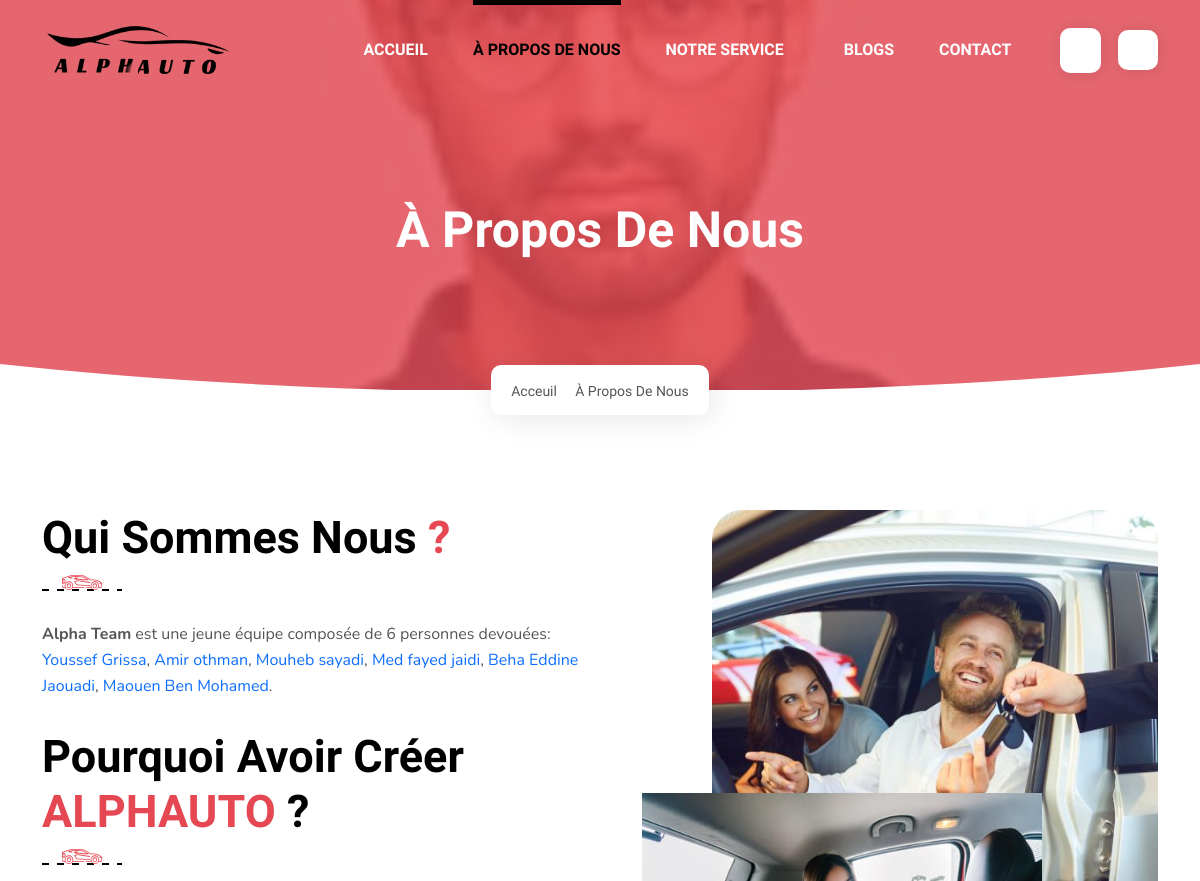
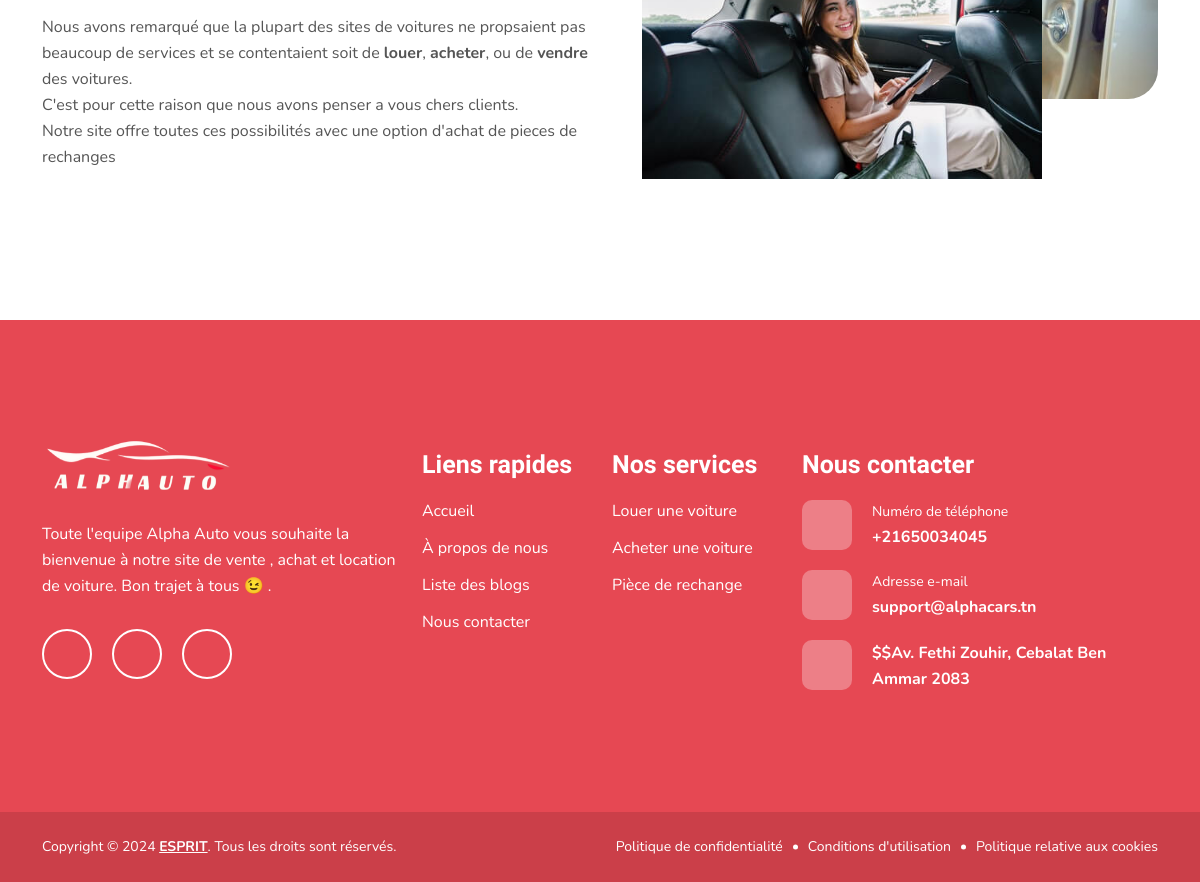
Page /view/about-us.php on the committed database (2 pictures, top to bottom).
### tables this page shows
CREATE TABLE `config` (
  `id` int(11) NOT NULL,
  `sitename` varchar(255) NOT NULL,
  `logo` varchar(255) NOT NULL,
  `email` varchar(255) NOT NULL,
  `phonenumber` varchar(255) NOT NULL,
  `address` varchar(255) NOT NULL,
  `fb` varchar(255) NOT NULL,
  `insta` varchar(255) NOT NULL,
  `yt` varchar(255) NOT NULL
);

### Controller/functions.php (called while the page is built, shortened)
<?php
class admincrudpanel
{
    function getFullName()
    {
        $db = config::getConnexion();
        try
        {
            $sql = "SELECT * FROM config";
            $query = $db->prepare($sql);
            $query->execute();
            return $query;
        }
        catch(Exception $e)
        {
            die('Error:' . $e->getMessage());
        }
    }
}

### view/about-us.php (the view, shortened to what this page needs)
<?php
include '../Controller/functions.php';
$admincrudpanel = new admincrudpanel();
$liste = $admincrudpanel->getFullName();
foreach ($liste as $ta3b) {
    $sitename=$ta3b['sitename'];
    $sitelog=$ta3b['logo'];
    $sitefb=$ta3b['fb'];
    $siteinsta=$ta3b['insta'];
    $siteyt=$ta3b['yt'];
    $sitephonenumber=$ta3b['phonenumber'];
    $siteemail=$ta3b['email'];
    $siteaddress=$ta3b['address'];
}
?>
<!DOCTYPE html>
<html lang="en-us">
<head>
	<link rel="stylesheet" type="text/css" href="assets/css/bootstrap.min.css">
	<link rel="stylesheet" type="text/css" href="assets/css/bootstrap-datepicker.min.css">
	<link rel="stylesheet" type="text/css" href="assets/css/swiper-bundle.min.css">
	<link rel="stylesheet" type="text/css" href="assets/css/jquery.fancybox.min.css">
	<link rel="stylesheet" type="text/css" href="assets/css/animate.css">
	<link rel="stylesheet" type="text/css" href="assets/css/style.css">
    <link rel="stylesheet" href="https://cdnjs.cloudflare.com/ajax/libs/intl-tel-input/17.0.8/css/intlTelInput.css"/>
</head>
<body class="fixed">
<div class="main">
    <header class="site-header">
        <div class="container">
            <div class="row">
                <div class="col-lg-3">
                    <div class="site-brnading">
                        <a href="index.php" title="<?php echo($sitename);?>">
                            <img src="assets/images/logoblack.png" width="188" height="60" alt="<?php echo($sitename);?>">
                        </a>
                    </div>
                </div>
                <div class="col-lg-9">
                    <div class="header-menu">
                        <nav class="main-navigation">
                            <div class="mobile-menu-box">
                                <ul>
                                    <li><a href="index.php" title="Home">Accueil</a></li>
                                    <li class="active"><a href="about-us.php" title="About Us">À propos de nous</a></li>
                                    <li class="sub-items">
                                        <a href="javascript:void(0);" title="Cars">Notre service</a>
                                    </li>
                                    <li><a href="blog-list.php" title="Blog List">Blogs</a></li>
                                    <li><a href="contact.php" title="Contact">contact</a></li>
                                </ul>
                                <div class="header-search-login">
                                    <div class="header-login">
                                        <a style="height: 45px;width: 41px;" href="panier.php">
                                        </a>&nbsp;&nbsp;&nbsp;
                                    </div>
                                    <div class="header-login">
                                    <?php
                                        if(!isset($_SESSION['smartCookies'])){echo('<a href="javascript:void(0);" id="mylogin" data-bs-toggle="modal" data-bs-target="#login" title="Login"><i class="far fa-user"></i></a>');}
                                        else{
                                    ?>
                                        <a href="javascript:void(0);"data-bs-toggle="modal" data-bs-target="#mydashboard" title="mydashboard"><img src="assets/images/img_avatar.png" style="border-radius: 50%;"></a>
                                    <?php
                                        }
                                    ?>
                                    </div>
                                </div>
                            </div>
                        </nav>
                    </div>
                </div>
            </div>
        </div>
    </header>
    <section class="main-banner inner-banner back-img" style="background-image: url('assets/images/about-banner.jpeg');">
        <span class="shape"><img src="assets/images/inner-banner-shape.svg" alt="shape"></span>
        <div class="container">
            <div class="row">
                <div class="col-12">
                    <div class="banner-content">
                        <h1 class="h1-title wow fadeup-animation" data-wow-duration="0.8s">À propos de nous</h1>
                    </div>
                </div>
            </div>
        </div>
        <div class="main-breadcrumb">
            <div class="breadcrumb-box wow fadeup-animation" data-wow-duration="0.8s" data-wow-delay="0.2s">
                <p><a href="index.php" title="Home">Acceuil</a></p>
                <p>À propos de nous</p>
            </div>
        </div>
    </section>
    <section class="main-about-us">
        <div class="container">
            <div class="row">
                <div class="col-lg-6 order-lg-1 order-2">
                    <div class="about-content wow right-animation" data-wow-duration="0.8s" data-wow-delay="0.2s">
                        <div class="title left">
                            <h2 class="h2-title">Qui sommes nous<span> ?</span></h2>
                            <span class="title-line"></span>
                        </div>
                        <div class="about-text">
                            <p><b>Alpha Team</b> est une jeune équipe composée de 6 personnes devouées:<br><a href="https://github.com/youssefgr">Youssef Grissa</a>, <a href="https://github.com/amir-othman">Amir othman</a>, <a href="https://github.com/mou7eeeb">Mouheb sayadi</a>, <a href="https://github.com/Fayed30">Med fayed jaidi</a>, <a href="https://github.com/BehaDev">Beha Eddine Jaouadi</a>, <a href="https://github.com/bmmarouen">Maouen Ben Mohamed</a>.</p>
                        </div>
                    </div>
                    <div class="about-content wow right-animation" data-wow-duration="0.8s" data-wow-delay="0.2s">
                        <div class="title left">
                            <h2 class="h2-title">Pourquoi avoir créer <span><?php echo($sitename);?></span> ?</h2>
                            <span class="title-line"></span>
                        </div>
                        <div class="about-text"><p>Nous avons remarqué que la plupart des sites de voitures ne propsaient pas beaucoup de services et se contentaient soit de <b>louer</b>, <b>acheter</b>, ou de <b>vendre</b> des voitures.<br>C'est pour cette raison que nous avons penser a vous chers clients.<br>Notre site offre toutes ces possibilités avec une option d'achat de pieces de rechanges</p>
                        </div>
                    </div>
                </div>
                <div class="col-lg-6 order-lg-2 order-1">
                    <div class="about-img-box">
                        <div class="about-img back-img wow left-animation" data-wow-duration="0.8s" data-wow-delay="0.2s" style="background-image: url('assets/images/about-us-img.jpg');"></div>
                        <img src="assets/images/about-car1.png" width="570" height="534" class="wow fadeup-animation" data-wow-duration="0.8s" data-wow-delay="0.3s" alt="About Car">
                    </div>
                </div>
            </div>
        </div>
    </section>
    <footer class="site-footer" id="contact">
        <div class="container">
            <div class="row">
                <div class="col-lg-4">
                    <div class="footer-info wow right-animation" data-wow-duration="0.8s" data-wow-delay="0.2s">
                        <div class="footer-logo">
                            <a href="index.php" title="<?php echo($sitename);?>">
                                <img src="<?php echo($sitelog);?>" width="188" height="60" alt="<?php echo($sitename);?>">
                            </a>
                        </div>
                        <p>Toute l'equipe Alpha Auto vous souhaite la bienvenue à notre site de vente , achat et location de voiture. Bon trajet à tous 😉 .</p>
                        <div class="social-icon">
                            <a href="<?php echo($sitefb);?>" title="Follow on Facebook"><i class="fab fa-facebook-f"></i></a>
                            <a href="<?php echo($siteinsta);?>" title="Follow on Instagram"><i class="fab fa-instagram"></i></a>
                            <a href="<?php echo($siteyt);?>" title="Follow on Youtube"><i class="fab fa-youtube"></i></a>
                        </div>
                    </div>
                </div>
                <div class="col-lg-2 col-sm-6">
                    <div class="quick-links wow fadeup-animation" data-wow-duration="0.8s" data-wow-delay="0.2s">
                        <h3 class="h3-title">Liens rapides</h3>
                        <ul>
                            <li><a href="index.php" title="Home">Accueil</a></li>
                            <li><a href="about-us.php" title="About Us">À propos de nous</a></li>
                            <li><a href="blog-list.php" title="Blog">Liste des blogs</a></li>
                            <li><a href="contact.php" title="Contact">Nous contacter</a></li>
                        </ul>
                    </div>
                </div>
                <div class="col-lg-2 col-sm-6">
                    <div class="quick-links wow fadeup-animation" data-wow-duration="0.8s" data-wow-delay="0.2s">
                        <h3 class="h3-title">Nos services</h3>
                        <ul>
                            <li><a href="listcarstorent.php" title="Wedding Rides">Louer une voiture</a></li>
                            <li><a href="listcarstosell.php" title="Corporate Rides">Acheter une voiture</a></li>
                            <li><a href="spares-list.php" title="Piece de rechange">Pièce de rechange</a></li>
                        </ul>
                    </div>
                </div>
                <div class="col-lg-4">
                    <div class="footer-contact wow left-animation" data-wow-duration="0.8s" data-wow-delay="0.2s">
                        <h3 class="h3-title">Nous contacter</h3>
                        <div class="contact-link">
                            <div class="contact-link-box">
                                <a href="tel:<?php echo($sitephonenumber);?>" title="Call on <?php echo($sitephonenumber);?>">
                                    <span class="icon"><i class="fas fa-phone-alt"></i></span>
                                    Numéro de téléphone
                                    <span class="text"><?php echo($sitephonenumber);?></span>
                                </a>
                            </div>
                            <div class="contact-link-box">
                                <a href="mailto:<?php echo($siteemail);?>" title="Mail on <?php echo($siteemail);?>">
                                    <span class="icon"><i class="fas fa-envelope"></i></span>
                                    Adresse e-mail
                                    <span class="text"><?php echo($siteemail);?></span>
                                </a>
                            </div>
                            <div class="contact-link-box">
                                <a href="javascript:void(0);" title="<?php echo($siteaddress);?>">
                                    <span class="icon"><i class="fas fa-map-marker-alt"></i></span>
                                    <span class="text"><?php echo($siteaddress);?></span>
                                </a>
                            </div>
                        </div>
                    </div>
                </div>
            </div>
        </div>
    </footer>
    <div class="footer-bottom">
        <div class="container">
            <div class="row">
                <div class="col-lg-6 order-lg-1 order-2">
                    <div class="copy-right">
                        <p>Copyright © <script>document.write(new Date().getFullYear());</script> <a href="https://esprit.tn/" title="ESPRIT" target="_blank">ESPRIT</a>. Tous les droits sont réservés.</p>
                    </div>
                </div>
                <div class="col-lg-6 order-lg-2 order-1">
                    <div class="footer-bottom-link">
                        <ul>
                            <li><a href="javascript:void(0);" title="Privacy Policy">Politique de confidentialité</a></li>
                            <li><a href="javascript:void(0);" title="Terms Of Use">Conditions d'utilisation</a></li>
                            <li><a href="javascript:void(0);" title="Cookie Policy">Politique relative aux cookies</a></li>
                        </ul>
                    </div>
                </div>
            </div>
        </div>
    </div>
<link href="assets/css/intlTelInput.css" rel="stylesheet">
</div>
</body>
</html>

### rows in the picture
config: sitename "ALPHAUTO", logo (picture), phonenumber "+21650034045", email "support@alphacars.tn", address "$$Av. Fethi Zouhir, Cebalat Ben Ammar 2083"
